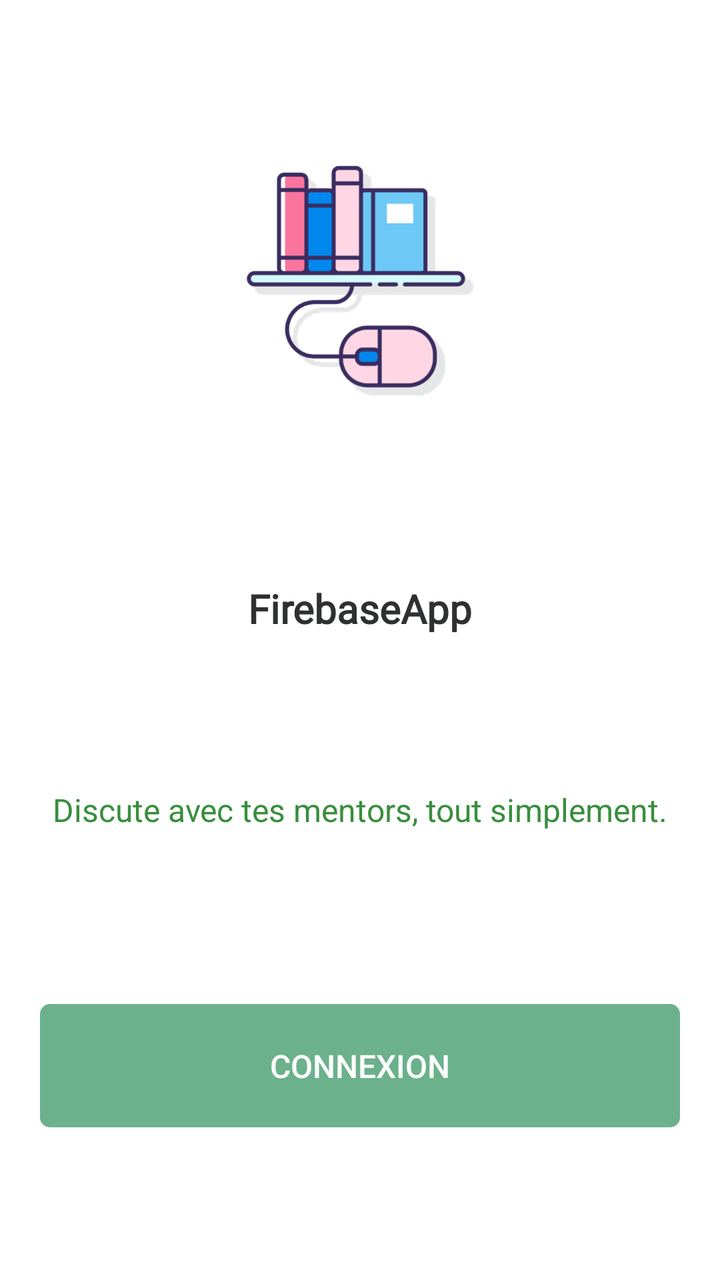
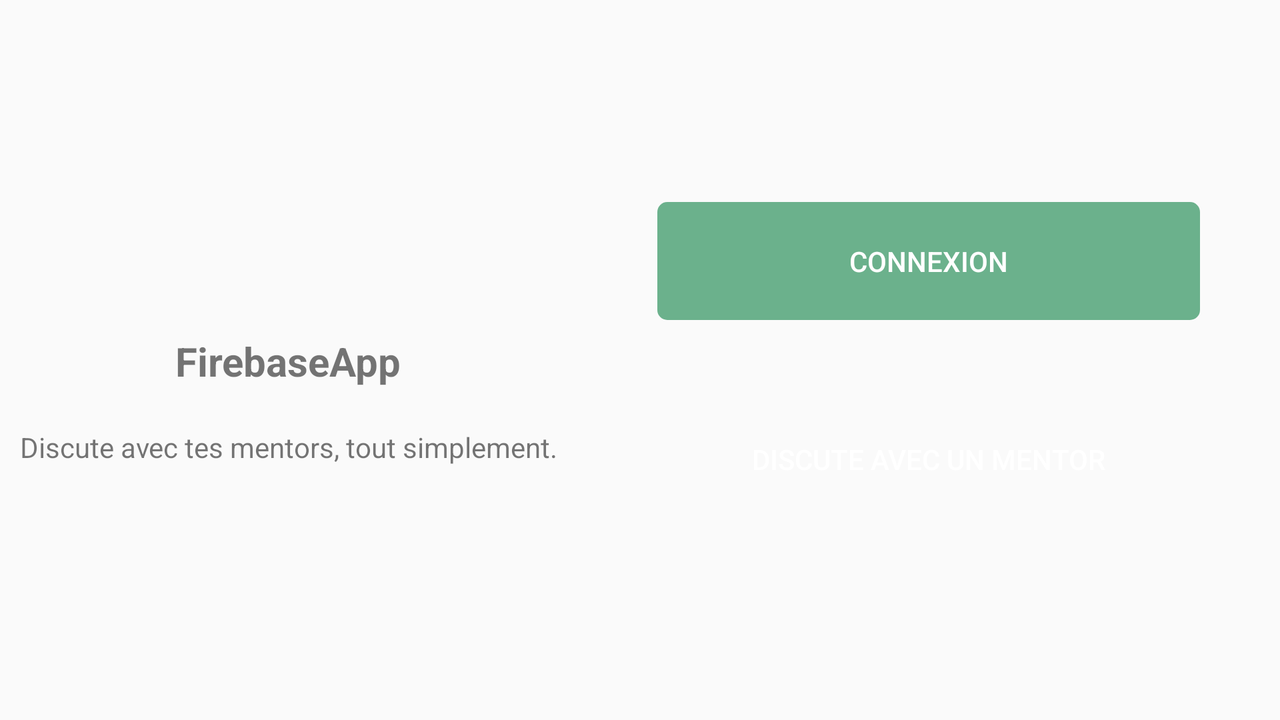

An Android layout and its configuration variant, each rendered on a device that would load it. The default file and the variant file are quoted in full after the pictures.
<!-- AndroidManifest.xml: application theme AppTheme -->
<!-- res/layout/activity_main.xml -->
<?xml version="1.0" encoding="utf-8"?>
<androidx.constraintlayout.widget.ConstraintLayout xmlns:android="http://schemas.android.com/apk/res/android"
        xmlns:app="http://schemas.android.com/apk/res-auto"
        xmlns:tools="http://schemas.android.com/tools"
        android:id="@+id/main_activity_coordinator_layout"
        android:layout_width="match_parent"
        android:layout_height="match_parent"
        tools:context="com.example.firebaseapp.MainActivity">

    
    <androidx.appcompat.widget.AppCompatImageView
            android:id="@+id/appCompatImageView"
            android:layout_width="match_parent"
            android:layout_height="match_parent"
            android:background="#ffffff"
            android:scaleType="centerCrop"
            app:layout_constraintBottom_toBottomOf="parent"
            app:layout_constraintLeft_toLeftOf="parent"
            app:layout_constraintRight_toRightOf="parent"
            app:layout_constraintTop_toTopOf="parent" />


    

    
    <ImageView
            android:id="@+id/main_logo"
            android:layout_width="wrap_content"
            android:layout_height="wrap_content"
            android:layout_margin="@dimen/default_large_margin"
            android:background="@drawable/ic_digital_library"
            app:layout_constraintBottom_toTopOf="@+id/main_title"
            app:layout_constraintLeft_toLeftOf="parent"
            app:layout_constraintRight_toRightOf="parent"
            app:layout_constraintTop_toTopOf="parent" />

    <TextView
            android:id="@+id/main_title"
            android:layout_width="wrap_content"
            android:layout_height="wrap_content"
            android:layout_margin="@dimen/default_margin"
            android:text="@string/app_name"
            android:textColor="#2f3032"
            android:textSize="@dimen/default_title_size"
            android:textStyle="bold"
            app:fontFamily="@font/corben_regular"
            app:layout_constraintBottom_toTopOf="@+id/main_texte"
            app:layout_constraintEnd_toEndOf="@+id/main_logo"
            app:layout_constraintStart_toStartOf="@+id/main_logo"
            app:layout_constraintTop_toBottomOf="@+id/main_logo" />

    
    <TextView
            android:id="@+id/main_texte"
            android:layout_width="wrap_content"
            android:layout_height="wrap_content"
            android:layout_margin="@dimen/default_margin"
            android:text="@string/main_activity_description"
            android:textColor="@color/colorPrimaryDark"
            android:textSize="@dimen/default_text_size"
            app:layout_constraintBottom_toTopOf="@+id/main_activity_button_login"
            app:layout_constraintEnd_toEndOf="@+id/main_title"
            app:layout_constraintStart_toStartOf="@+id/main_title"
            app:layout_constraintTop_toBottomOf="@+id/main_title" />

    
    <Button
            android:id="@+id/main_activity_button_login"
            style="?android:attr/borderlessButtonStyle"
            android:layout_width="match_parent"
            android:layout_height="wrap_content"
            android:layout_margin="@dimen/default_large_margin"
            android:background="@drawable/button_radius_primary_color"
            android:padding="@dimen/default_large_margin"
            android:text="@string/login"
            android:textColor="#fff"
            android:textSize="@dimen/default_text_size"
            app:layout_constraintBottom_toBottomOf="parent"
            app:layout_constraintLeft_toLeftOf="parent"
            app:layout_constraintRight_toRightOf="parent"
            app:layout_constraintTop_toBottomOf="@+id/main_texte" />

    
    

</androidx.constraintlayout.widget.ConstraintLayout>
<!-- resources referenced by this layout -->
<resources>
  <color name="colorPrimaryDark">#388E3C</color>
  <dimen name="default_large_margin">20dip</dimen>
  <dimen name="default_margin">10dip</dimen>
  <dimen name="default_text_size">16sp</dimen>
  <dimen name="default_title_size">20sp</dimen>
  <!-- drawable button_radius_primary_color (drawable) -->
  <?xml version="1.0" encoding="utf-8"?>
  <shape xmlns:android="http://schemas.android.com/apk/res/android"
         android:shape="rectangle" android:padding="10dp">
      
      <solid android:color="@color/colorGreen"/>
      <corners android:radius="5dp"/>
  </shape>
  <!-- drawable ic_digital_library: png bitmap (drawable-hdpi, 13141 bytes) -->
  <string name="app_name">FirebaseApp</string>
  <string name="login">Connexion</string>
  <string name="main_activity_description">Discute avec tes mentors, tout simplement.</string>
  <style name="AppTheme" parent="Theme.AppCompat.Light.DarkActionBar">
          
          <item name="colorPrimary">@color/colorPrimary</item>
          <item name="colorPrimaryDark">@color/colorPrimaryDark</item>
          <item name="colorAccent">@color/colorAccent</item>
      </style>
  <color name="colorGreen">#6BB18C</color>
  <color name="colorPrimary">#4CAF50</color>
  <color name="colorAccent">#FFA000</color>
</resources>
<!-- res/layout-land/activity_main.xml (the repository's variant of the layout above) -->
<!-- drawn on the phone turned sideways -->
<?xml version="1.0" encoding="utf-8"?>
<androidx.coordinatorlayout.widget.CoordinatorLayout
        xmlns:android="http://schemas.android.com/apk/res/android"
        xmlns:tools="http://schemas.android.com/tools"
        android:id="@+id/main_activity_coordinator_layout"
        android:layout_width="match_parent"
        android:layout_height="match_parent"
        tools:context="com.example.firebaseapp.MainActivity">

    
    <LinearLayout
            android:layout_width="match_parent"
            android:layout_height="match_parent"
            android:orientation="horizontal">

        
        <LinearLayout
                android:layout_width="wrap_content"
                android:layout_height="match_parent"
                android:gravity="center"
                android:orientation="vertical">

            
            <ImageView
                    android:layout_width="wrap_content"
                    android:layout_height="wrap_content"
                    android:background="@drawable/ic_logo_auth"
                    android:layout_margin="@dimen/default_large_margin"/>

            
            <TextView
                    android:layout_width="wrap_content"
                    android:layout_height="wrap_content"
                    android:text="@string/app_name"
                    android:textSize="@dimen/default_title_size"
                    android:textStyle="bold"
                    android:layout_margin="@dimen/default_margin"/>

            
            <TextView
                    android:layout_width="wrap_content"
                    android:layout_height="wrap_content"
                    android:text="@string/main_activity_description"
                    android:layout_margin="@dimen/default_margin"/>

        </LinearLayout>

        
        <LinearLayout
                android:layout_width="match_parent"
                android:layout_height="match_parent"
                android:gravity="center"
                android:orientation="vertical"
                android:layout_margin="@dimen/default_large_margin">

            
            <Button
                    android:id="@+id/main_activity_button_login"
                    android:layout_width="match_parent"
                    android:layout_height="wrap_content"
                    android:text="@string/login"
                    android:textColor="#fff"
                    android:background="@drawable/button_radius_primary_color"
                    style="?android:attr/borderlessButtonStyle"
                    android:layout_margin="@dimen/default_large_margin"
                    android:padding="@dimen/default_large_margin"/>

            
            <Button
                    android:id="@+id/main_activity_button_chat"
                    android:layout_width="match_parent"
                    android:layout_height="wrap_content"
                    android:text="@string/chat_with_mentor"
                    android:textColor="#fff"
                    android:background="@drawable/button_radius_accent_color"
                    style="?android:attr/borderlessButtonStyle"
                    android:layout_margin="@dimen/default_large_margin"
                    android:padding="@dimen/default_large_margin"/>

        </LinearLayout>

    </LinearLayout>

</androidx.coordinatorlayout.widget.CoordinatorLayout>
<!-- resources referenced by the variant -->
<!-- as the phone turned sideways resolves them -->
<resources>
  <dimen name="default_large_margin">20dip</dimen>
  <dimen name="default_margin">10dip</dimen>
  <dimen name="default_title_size">20sp</dimen>
  <!-- drawable button_radius_primary_color (drawable) -->
  <?xml version="1.0" encoding="utf-8"?>
  <shape xmlns:android="http://schemas.android.com/apk/res/android"
         android:shape="rectangle" android:padding="10dp">
      
      <solid android:color="@color/colorGreen"/>
      <corners android:radius="5dp"/>
  </shape>
  <string name="app_name">FirebaseApp</string>
  <string name="chat_with_mentor">Discute avec un mentor</string>
  <string name="login">Connexion</string>
  <string name="main_activity_description">Discute avec tes mentors, tout simplement.</string>
  <style name="AppTheme" parent="Theme.AppCompat.Light.DarkActionBar">
          
          <item name="colorPrimary">@color/colorPrimary</item>
          <item name="colorPrimaryDark">@color/colorPrimaryDark</item>
          <item name="colorAccent">@color/colorAccent</item>
      </style>
  <color name="colorGreen">#6BB18C</color>
  <color name="colorPrimary">#4CAF50</color>
  <color name="colorPrimaryDark">#388E3C</color>
  <color name="colorAccent">#FFA000</color>
</resources>
